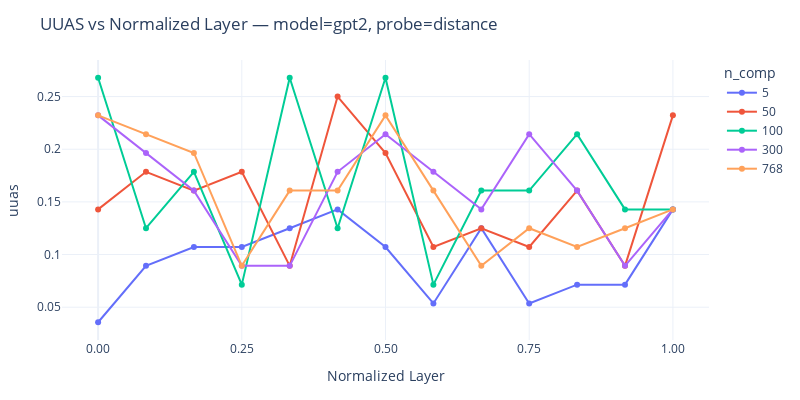
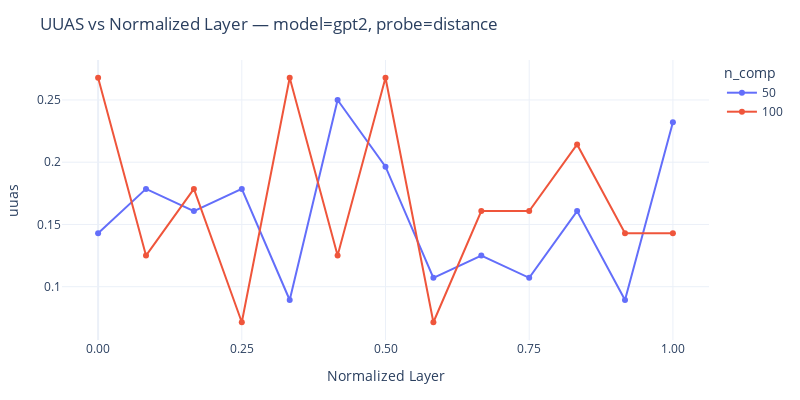

Notebook source saved alongside these figures, in order:
### Code cell
model_name = "gpt2"
fig = plot_uuas_vs_normalized_layer(
    base_path=f"/home/masaki/hierarchical-repr/EntityTree/scripts/structural_probe/probe_results/{model_name}/metrics/distance",
    model_name=model_name,
    dims=[5, 50, 100, 300, 768],
    fig_size=(800, 400),
)
fig.show()


fig = plot_uuas_vs_normalized_layer(
    base_path=f"/home/masaki/hierarchical-repr/EntityTree/scripts/structural_probe/probe_results/{model_name}/metrics/distance",
    model_name=model_name,
    dims=[50, 100],
    fig_size=(800, 400),
)
fig.show()

### Figure 1 — Plotly figure (JSON) as saved in the notebook; plotly's stock layout.template omitted (floating-point values rounded to 4 significant figures)
{"data": [{"customdata": [[0], [1], [2], [3], [4], [5], [6], [7], [8], [9], [10], [11], [12]], "hovertemplate": "n_comp=5<br>Normalized Layer=%{x:.3f}<br>uuas=%{y:.3f}<br>layer=%{customdata[0]}<extra></extra>", "legendgroup": "5", "line": {"color": "#636efa", "dash": "solid"}, "marker": {"symbol": "circle"}, "mode": "lines+markers", "name": "5", "orientation": "v", "showlegend": true, "type": "scatter", "x": [0.0, 0.08333, 0.1667, 0.25, 0.3333, 0.4167, 0.5, 0.5833, 0.6667, 0.75, 0.8333, 0.9167, 1.0], "xaxis": "x", "y": [0.03571, 0.08929, 0.1071, 0.1071, 0.125, 0.1429, 0.1071, 0.05357, 0.125, 0.05357, 0.07143, 0.07143, 0.1429], "yaxis": "y"}, {"customdata": [[0], [1], [2], [3], [4], [5], [6], [7], [8], [9], [10], [11], [12]], "hovertemplate": "n_comp=50<br>Normalized Layer=%{x:.3f}<br>uuas=%{y:.3f}<br>layer=%{customdata[0]}<extra></extra>", "legendgroup": "50", "line": {"color": "#EF553B", "dash": "solid"}, "marker": {"symbol": "circle"}, "mode": "lines+markers", "name": "50", "orientation": "v", "showlegend": true, "type": "scatter", "x": [0.0, 0.08333, 0.1667, 0.25, 0.3333, 0.4167, 0.5, 0.5833, 0.6667, 0.75, 0.8333, 0.9167, 1.0], "xaxis": "x", "y": [0.1429, 0.1786, 0.1607, 0.1786, 0.08929, 0.25, 0.1964, 0.1071, 0.125, 0.1071, 0.1607, 0.08929, 0.2321], "yaxis": "y"}, {"customdata": [[0], [1], [2], [3], [4], [5], [6], [7], [8], [9], [10], [11], [12]], "hovertemplate": "n_comp=100<br>Normalized Layer=%{x:.3f}<br>uuas=%{y:.3f}<br>layer=%{customdata[0]}<extra></extra>", "legendgroup": "100", "line": {"color": "#00cc96", "dash": "solid"}, "marker": {"symbol": "circle"}, "mode": "lines+markers", "name": "100", "orientation": "v", "showlegend": true, "type": "scatter", "x": [0.0, 0.08333, 0.1667, 0.25, 0.3333, 0.4167, 0.5, 0.5833, 0.6667, 0.75, 0.8333, 0.9167, 1.0], "xaxis": "x", "y": [0.2679, 0.125, 0.1786, 0.07143, 0.2679, 0.125, 0.2679, 0.07143, 0.1607, 0.1607, 0.2143, 0.1429, 0.1429], "yaxis": "y"}, {"customdata": [[0], [1], [2], [3], [4], [5], [6], [7], [8], [9], [10], [11], [12]], "hovertemplate": "n_comp=300<br>Normalized Layer=%{x:.3f}<br>uuas=%{y:.3f}<br>layer=%{customdata[0]}<extra></extra>", "legendgroup": "300", "line": {"color": "#ab63fa", "dash": "solid"}, "marker": {"symbol": "circle"}, "mode": "lines+markers", "name": "300", "orientation": "v", "showlegend": true, "type": "scatter", "x": [0.0, 0.08333, 0.1667, 0.25, 0.3333, 0.4167, 0.5, 0.5833, 0.6667, 0.75, 0.8333, 0.9167, 1.0], "xaxis": "x", "y": [0.2321, 0.1964, 0.1607, 0.08929, 0.08929, 0.1786, 0.2143, 0.1786, 0.1429, 0.2143, 0.1607, 0.08929, 0.1429], "yaxis": "y"}, {"customdata": [[0], [1], [2], [3], [4], [5], [6], [7], [8], [9], [10], [11], [12]], "hovertemplate": "n_comp=768<br>Normalized Layer=%{x:.3f}<br>uuas=%{y:.3f}<br>layer=%{customdata[0]}<extra></extra>", "legendgroup": "768", "line": {"color": "#FFA15A", "dash": "solid"}, "marker": {"symbol": "circle"}, "mode": "lines+markers", "name": "768", "orientation": "v", "showlegend": true, "type": "scatter", "x": [0.0, 0.08333, 0.1667, 0.25, 0.3333, 0.4167, 0.5, 0.5833, 0.6667, 0.75, 0.8333, 0.9167, 1.0], "xaxis": "x", "y": [0.2321, 0.2143, 0.1964, 0.08929, 0.1607, 0.1607, 0.2321, 0.1607, 0.08929, 0.125, 0.1071, 0.125, 0.1429], "yaxis": "y"}], "layout": {"height": 400, "legend": {"title": {"text": "n_comp"}, "tracegroupgap": 0}, "margin": {"b": 60, "l": 60, "r": 20, "t": 60}, "title": {"text": "UUAS vs Normalized Layer — model=gpt2, probe=distance"}, "width": 800, "xaxis": {"anchor": "y", "domain": [0, 1], "tickformat": ".2f", "tickmode": "array", "tickvals": [0, 0.25, 0.5, 0.75, 1], "title": {"text": "Normalized Layer"}}, "yaxis": {"anchor": "x", "domain": [0, 1], "title": {"text": "uuas"}}}}

### Figure 2 — Plotly figure (JSON) as saved in the notebook; plotly's stock layout.template omitted (floating-point values rounded to 4 significant figures)
{"data": [{"customdata": [[0], [1], [2], [3], [4], [5], [6], [7], [8], [9], [10], [11], [12]], "hovertemplate": "n_comp=50<br>Normalized Layer=%{x:.3f}<br>uuas=%{y:.3f}<br>layer=%{customdata[0]}<extra></extra>", "legendgroup": "50", "line": {"color": "#636efa", "dash": "solid"}, "marker": {"symbol": "circle"}, "mode": "lines+markers", "name": "50", "orientation": "v", "showlegend": true, "type": "scatter", "x": [0.0, 0.08333, 0.1667, 0.25, 0.3333, 0.4167, 0.5, 0.5833, 0.6667, 0.75, 0.8333, 0.9167, 1.0], "xaxis": "x", "y": [0.1429, 0.1786, 0.1607, 0.1786, 0.08929, 0.25, 0.1964, 0.1071, 0.125, 0.1071, 0.1607, 0.08929, 0.2321], "yaxis": "y"}, {"customdata": [[0], [1], [2], [3], [4], [5], [6], [7], [8], [9], [10], [11], [12]], "hovertemplate": "n_comp=100<br>Normalized Layer=%{x:.3f}<br>uuas=%{y:.3f}<br>layer=%{customdata[0]}<extra></extra>", "legendgroup": "100", "line": {"color": "#EF553B", "dash": "solid"}, "marker": {"symbol": "circle"}, "mode": "lines+markers", "name": "100", "orientation": "v", "showlegend": true, "type": "scatter", "x": [0.0, 0.08333, 0.1667, 0.25, 0.3333, 0.4167, 0.5, 0.5833, 0.6667, 0.75, 0.8333, 0.9167, 1.0], "xaxis": "x", "y": [0.2679, 0.125, 0.1786, 0.07143, 0.2679, 0.125, 0.2679, 0.07143, 0.1607, 0.1607, 0.2143, 0.1429, 0.1429], "yaxis": "y"}], "layout": {"height": 400, "legend": {"title": {"text": "n_comp"}, "tracegroupgap": 0}, "margin": {"b": 60, "l": 60, "r": 20, "t": 60}, "title": {"text": "UUAS vs Normalized Layer — model=gpt2, probe=distance"}, "width": 800, "xaxis": {"anchor": "y", "domain": [0, 1], "tickformat": ".2f", "tickmode": "array", "tickvals": [0, 0.25, 0.5, 0.75, 1], "title": {"text": "Normalized Layer"}}, "yaxis": {"anchor": "x", "domain": [0, 1], "title": {"text": "uuas"}}}}
